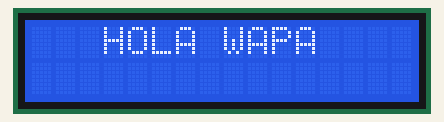
Simulated run of this sketch. Board: Arduino Uno, built with avr-gcc and run on an emulated ATmega328P. Shown: 16×2 character LCD.

Above: at 0.1 s.
At 2.2 s:
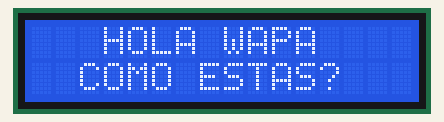
At 4.2 s:
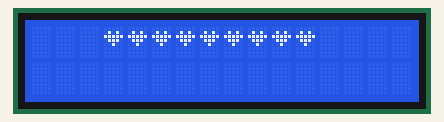

Measured:
- by itself, everything shown: repeats every 6.1 s, in 3 steps
- what the display in image 1 shows lasts 2.0 s, from 2.1 s to 4.1 s

The sketch:

PRACTICA_6_INCISO_5.ino
```cpp
/*
* Fundacion Kinal
 * Centro educativo tecnico laboral Kinal
 * Perito en electonica
 * Quinto perito
 * EB5AM / EB5AV
 * Taller de electronica digital y reparacion de computadoras
 * Nombre: Profe Alejandro Lopez
 * Fecha: 27/04/2023
 * Proyecto: SENSOR DE PARQUEO
 */
//Librerias
#include <OneWire.h>    //Liberias para usar el protocolo i2c
#include <LiquidCrystal_I2C.h>  //Libreria que controla la LCD por medio de I2C
#include <DallasTemperature.h>

//Directivas de preprocesador
#define direccion_lcd 0x27
#define filas 2
#define columnas 16
//Constructor
LiquidCrystal_I2C PANTALLA_ESTRADA(direccion_lcd, columnas, filas);

//caracteres
byte customChar1[] = {
  B00000,
  B01010,
  B11111,
  B01110,
  B00100,
  B00000,
  B00000,
  B00000
};
byte customChar2[] = {
  B01000,
  B10100,
  B01000,
  B00111,
  B00100,
  B00110,
  B00100,
  B00100
};
void setup()
{

  Serial.begin(9600);
  PANTALLA_ESTRADA.init();
  PANTALLA_ESTRADA.backlight();
  PANTALLA_ESTRADA.createChar(1, customChar1);
  PANTALLA_ESTRADA.createChar(2, customChar2);
}


void loop()
{
  PANTALLA_ESTRADA.setCursor(0,0);
  PANTALLA_ESTRADA.print("   HOLA WAPA    ");
  delay(2000);
  PANTALLA_ESTRADA.setCursor(0,1);
  PANTALLA_ESTRADA.print("  COMO ESTAS?   ");
  delay(2000);
  PANTALLA_ESTRADA.setCursor(0,0);
  PANTALLA_ESTRADA.print("                ");
  PANTALLA_ESTRADA.setCursor(0,1);
  PANTALLA_ESTRADA.print("                ");
  PANTALLA_ESTRADA.setCursor(3,0);
  PANTALLA_ESTRADA.write(1);
  PANTALLA_ESTRADA.write(1);
  PANTALLA_ESTRADA.write(1);
  PANTALLA_ESTRADA.write(1);
  PANTALLA_ESTRADA.write(1);
  PANTALLA_ESTRADA.write(1);
  PANTALLA_ESTRADA.write(1);
  PANTALLA_ESTRADA.write(1);
  PANTALLA_ESTRADA.write(1);
  delay(2000);
}
```
